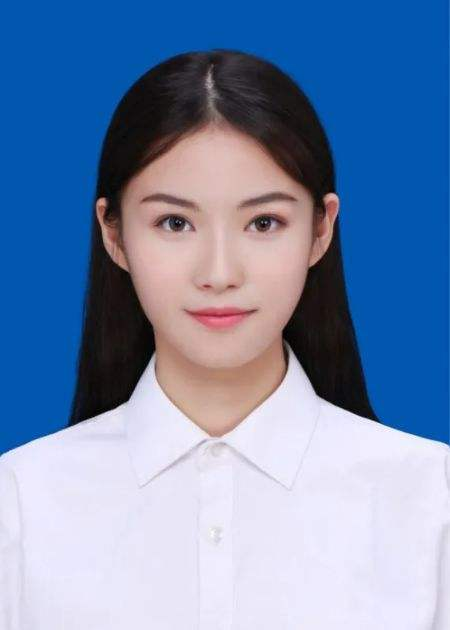
#> input picture demo2.jpeg, 450 x 630 px
$ python '底色.py'
#> lines starting #> are read from the running program, lines starting #| are printed output that depends on the picture; after the words box and inside, x2 and y2 are one past the last pixel; in counts of white or black regions, pixels touching at a corner belong together
# 时间：2022/2/13 15:57
# -*- coding:utf-8 -*-
# -*- coding:utf-8 -*-
import cv2
import numpy as np

file = r"./demo2.jpeg"
# step1:读取照片
img = cv2.imread(file)
#> img is the input picture: shape (630, 450, 3); mean B, G, R 174.9, 137.4, 114.8

# step1.2:缩放图片()
img = cv2.resize(img, None, fx=1.5, fy=1.5)
#> img: shape (945, 675, 3)
rows, cols, channels = img.shape
#> rows = 945; cols = 675; channels = 3
# 展示图片
# cv2.imshow("original...", img)

# step2.1 图片转换为灰度图并显示
hsv = cv2.cvtColor(img, cv2.COLOR_BGR2HSV)
#> hsv: shape (945, 675, 3); mean H, S, V 93.7, 119.5, 183.3

# :图片的二值化处理
# 红底变蓝底
# 将在两个阈值内的像素值设置为白色（255），
# 而不在阈值区间内的像素值设置为黑色（0）
#
lower_red = np.array([0, 125, 125])
upper_red = np.array([255, 255, 255])
mask = cv2.inRange(hsv, lower_red, upper_red)
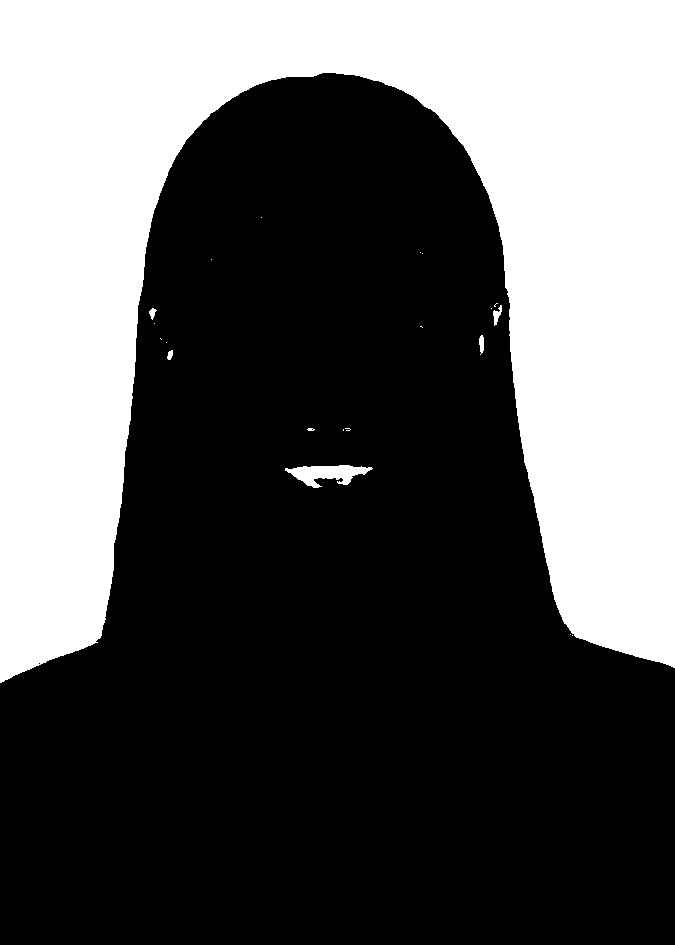
#> mask: shape (945, 675); 36.4% white; 21 white regions (15 under 20 px), largest, box (x1, y1, x2, y2) and area: (0, 0, 675, 683) 230530, (285, 465, 373, 488) 1076, (493, 305, 502, 326) 92, (479, 335, 484, 355) 75, (149, 308, 157, 320) 52, (167, 350, 173, 360) 43

# step2.3:腐蚀膨胀 若是腐蚀膨胀后仍有白色噪点，可以增加iterations的值
erode = cv2.erode(mask, None, iterations=7)
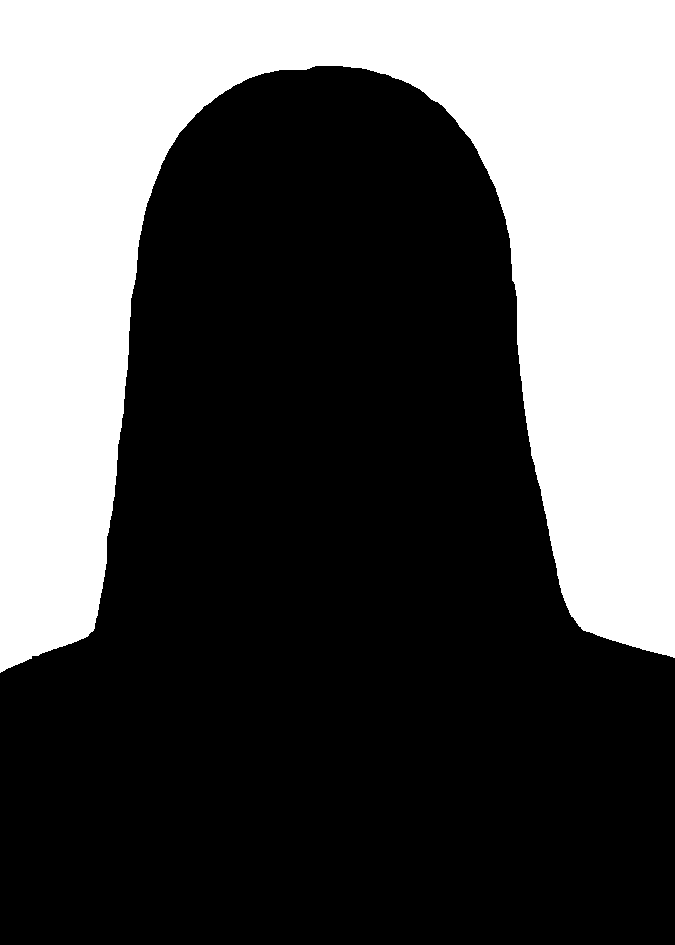
#> erode: shape (945, 675); 34.1% white; 1 white region, box (x1, y1, x2, y2) and area: (0, 0, 675, 673) 217354
# cv2.imshow('erode', erode)
dilate = cv2.dilate(erode, None, iterations=10)
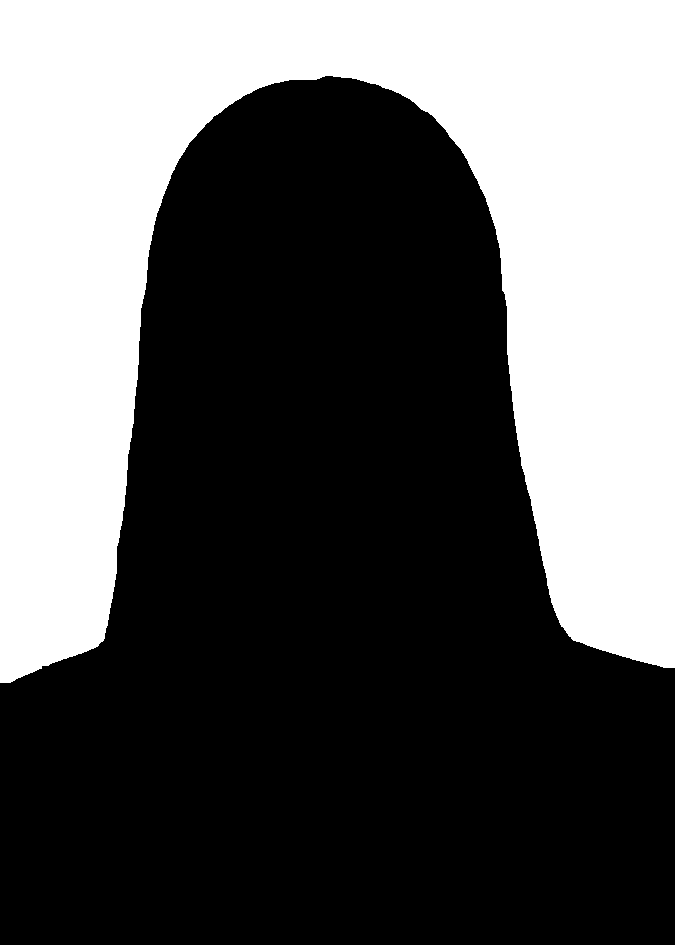
#> dilate: shape (945, 675); 37% white; 1 white region, box (x1, y1, x2, y2) and area: (0, 0, 675, 683) 236094

# step3遍历每个像素点，进行颜色的替换
'''
#若是想要将红底变成蓝底img[i,j]=(255,0,0)，
#若是想将蓝底变为红底则img[i,j]=(0,0,255),
#若是想变白底img[i,j]=(255,255,255)
'''
for i in range(rows):
    for j in range(cols):
        if dilate[i, j] == 255:  # 像素点255表示白色,180为灰度
            img[i, j] = (0, 0, 255)  # 此处替换颜色，为BGR通道，不是RGB通道
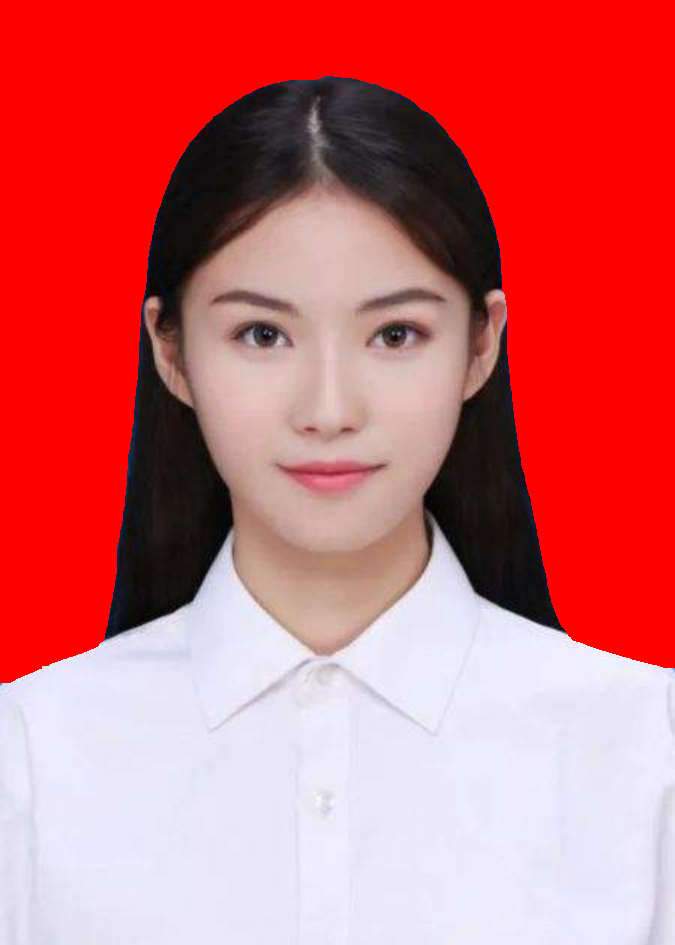
#> img: shape (945, 675, 3); mean B, G, R 110.6, 105.7, 207.9

# step4 显示图像
new_file = r"./blue.png"
cv2.imwrite(new_file, img)
res = cv2.imread(new_file)
# cv2.imshow('result...', res)
# 窗口等待的命令，0表示无限等待
cv2.waitKey(0)
